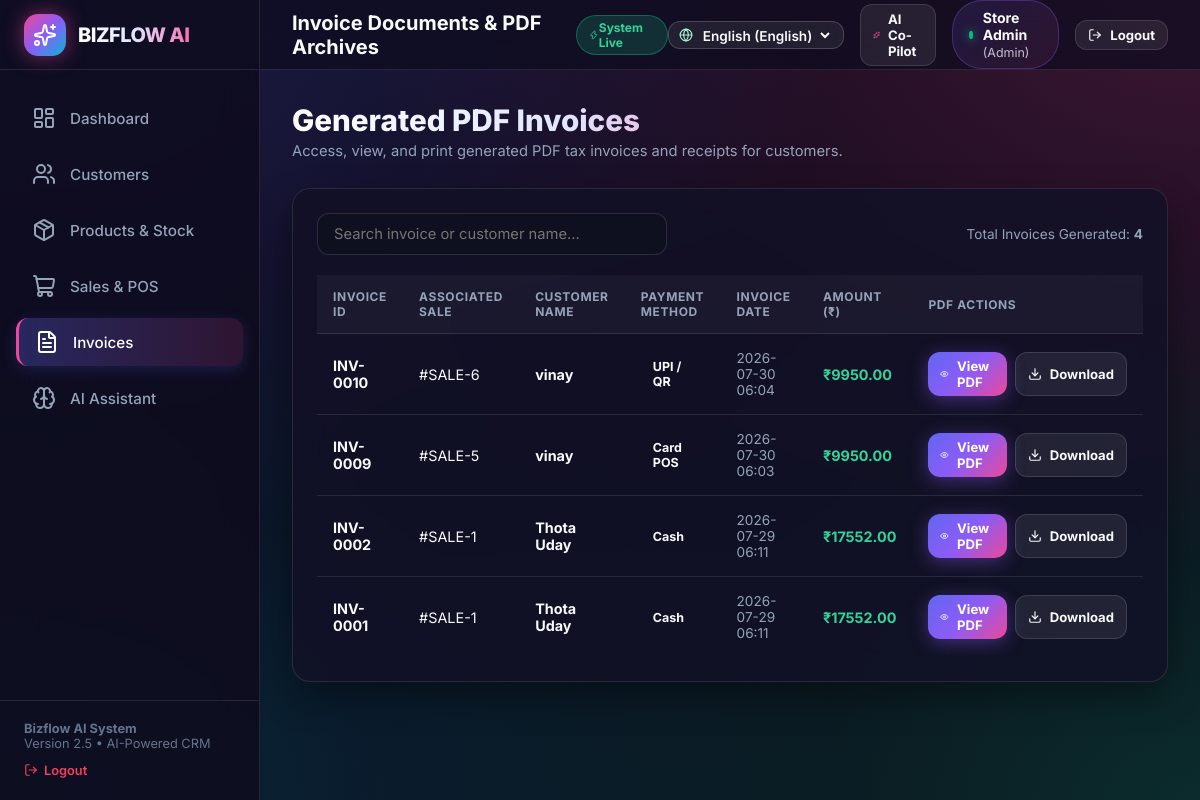
The page /invoices (signed in) on the database its author committed.
### tables this page shows
CREATE TABLE users (
            user_id INTEGER PRIMARY KEY AUTOINCREMENT,
            username TEXT UNIQUE NOT NULL,
            email TEXT UNIQUE NOT NULL,
            password_hash TEXT NOT NULL,
            name TEXT NOT NULL,
            role TEXT DEFAULT 'Admin',
            reset_question TEXT DEFAULT 'What is your store name?',
            reset_answer TEXT DEFAULT 'Bizflow Store',
            created_at TIMESTAMP DEFAULT CURRENT_TIMESTAMP
        );

CREATE TABLE invoices (
            invoice_id INTEGER PRIMARY KEY AUTOINCREMENT,
            sale_id INTEGER NOT NULL,
            customer_id INTEGER NOT NULL,
            file_path TEXT NOT NULL,
            date TIMESTAMP DEFAULT CURRENT_TIMESTAMP,
            amount REAL NOT NULL, user_id INTEGER DEFAULT 1,
            FOREIGN KEY (sale_id) REFERENCES sales (sale_id),
            FOREIGN KEY (customer_id) REFERENCES customers (customer_id)
        );

CREATE TABLE customers (
            customer_id INTEGER PRIMARY KEY AUTOINCREMENT,
            name TEXT NOT NULL,
            phone TEXT NOT NULL,
            email TEXT,
            address TEXT,
            created_at TIMESTAMP DEFAULT CURRENT_TIMESTAMP
        , user_id INTEGER DEFAULT 1);

CREATE TABLE sales (
            sale_id INTEGER PRIMARY KEY AUTOINCREMENT,
            customer_id INTEGER NOT NULL,
            total_amount REAL NOT NULL,
            discount REAL DEFAULT 0.0,
            date TIMESTAMP DEFAULT CURRENT_TIMESTAMP,
            status TEXT DEFAULT 'Completed', user_id INTEGER DEFAULT 1, payment_method TEXT DEFAULT 'Cash',
            FOREIGN KEY (customer_id) REFERENCES customers (customer_id)
        );

### app.py (the view)
@app.route('/invoices')
@login_required
def invoices_page():
    user_id = session['user_id']
    invoices = get_all_invoices(user_id)
    return render_template('invoices.html', active_page='invoices', invoices=invoices)

### app.py (called while the page is built)
@app.context_processor
def inject_global_vars():
    user_id = session.get('user_id')
    user = get_user_by_id(user_id) if user_id else None
    current_lang = session.get('lang', 'en')
    if current_lang not in SUPPORTED_LANGUAGES:
        current_lang = 'en'
    def t(key):
        return get_translation(key, current_lang)
    return dict(
        current_user=user,
        current_lang=current_lang,
        supported_languages=SUPPORTED_LANGUAGES,
        translations=TRANSLATIONS,
        t=t
    )

def login_required(f):
    @wraps(f)
    def decorated_function(*args, **kwargs):
        if not session.get('user_id'):
            flash('Please sign in to access your Bizflow AI workspace.', 'error')
            return redirect(url_for('login_route'))
        return f(*args, **kwargs)
    return decorated_function

### database.py (called while the page is built)
def get_db_connection():
    conn = sqlite3.connect(DATABASE_PATH)
    conn.row_factory = sqlite3.Row
    return conn

### models.py (called while the page is built)
def get_user_by_id(user_id):
    conn = get_db_connection()
    user = conn.execute('SELECT * FROM users WHERE user_id = ?', (user_id,)).fetchone()
    conn.close()
    return dict(user) if user else None

def get_all_invoices(user_id):
    conn = get_db_connection()
    invoices = conn.execute('''
        SELECT i.*, c.name as customer_name, s.date as sale_date, s.payment_method
        FROM invoices i
        JOIN customers c ON i.customer_id = c.customer_id
        JOIN sales s ON i.sale_id = s.sale_id
        WHERE i.user_id = ?
        ORDER BY i.date DESC
    ''', (user_id,)).fetchall()
    conn.close()
    return [dict(inv) for inv in invoices]

### translations.py (called while the page is built)
def get_translation(key, lang='en'):
    if not lang or lang not in TRANSLATIONS:
        lang = 'en'
    lang_dict = TRANSLATIONS.get(lang, TRANSLATIONS['en'])
    return lang_dict.get(key, TRANSLATIONS['en'].get(key, key))

### templates/invoices.html (shortened to what this page needs)
{% extends 'base.html' %}
{% block page_heading %}Invoice Documents & PDF Archives{% endblock %}
{% block content %}
<div class="page-header">
    <div class="page-title-group">
        <h1>Generated PDF Invoices</h1>
        <p>Access, view, and print generated PDF tax invoices and receipts for customers.</p>
    </div>
</div>
<div class="card">
    <div style="display:flex; justify-content:space-between; align-items:center; margin-bottom:20px; gap:16px;">
        <div style="position:relative; flex:1; max-width:350px;">
            <input type="text" class="form-control table-search" data-table="invoicesTable" placeholder="Search invoice or customer name...">
        </div>
        <div style="font-size:0.85rem; color:var(--text-muted);">
            Total Invoices Generated: <b>{{ invoices|length }}</b>
        </div>
    </div>
    <div class="table-container">
        <table id="invoicesTable">
            <thead>
                <tr>
                    <th>Invoice ID</th>
                    <th>Associated Sale</th>
                    <th>Customer Name</th>
                    <th>Payment Method</th>
                    <th>Invoice Date</th>
                    <th>Amount (₹)</th>
                    <th>PDF Actions</th>
                </tr>
            </thead>
            <tbody>
                {% if invoices %}
                    {% for inv in invoices %}
                    <tr>
                        <td><b>INV-{{ "%04d"|format(inv.invoice_id) }}</b></td>
                        <td>#SALE-{{ inv.sale_id }}</td>
                        <td><b>{{ inv.customer_name }}</b></td>
                        <td><span class="badge badge-indigo">{{ inv.payment_method or 'Cash' }}</span></td>
                        <td style="color:var(--text-muted); font-size:0.85rem;">{{ inv.date[:16] }}</td>
                        <td><strong style="color:#34D399;">₹{{ "%.2f"|format(inv.amount) }}</strong></td>
                        <td>
                            <div style="display:flex; gap:8px;">
                                <a href="{{ url_for('download_invoice_file', invoice_id=inv.invoice_id) }}" target="_blank" class="btn btn-primary btn-sm">
                                    <i data-lucide="eye" style="width:14px; height:14px;"></i> View PDF
                                </a>
                                <a href="{{ url_for('download_invoice_file', invoice_id=inv.invoice_id) }}?download=1" class="btn btn-secondary btn-sm">
                                    <i data-lucide="download" style="width:14px; height:14px;"></i> Download
                                </a>
                            </div>
                        </td>
                    </tr>
                    {% endfor %}
                {% else %}
                    <tr>
                        <td colspan="7" style="text-align:center; color: var(--text-muted);">No invoices generated yet. Create a sale in the Sales & POS page to generate your first invoice!</td>
                    </tr>
                {% endif %}
            </tbody>
        </table>
    </div>
</div>
{% endblock %}

### templates/base.html (shortened to what this page needs)
<!DOCTYPE html>
<html lang="{{ current_lang }}">
<head>
    <link rel="stylesheet" href="{{ url_for('static', filename='css/style.css') }}">
</head>
<body>
    <aside class="sidebar">
        <a href="{{ url_for('index') }}" class="brand-container" style="text-decoration: none;">
            <div class="brand-icon">
                <i data-lucide="sparkles"></i>
            </div>
            <span class="brand-title">BIZFLOW AI</span>
        </a>
        <ul class="nav-menu">
            <li class="nav-item {% if active_page == 'dashboard' %}active{% endif %}">
                <a href="{{ url_for('dashboard') }}">
                    <i data-lucide="layout-dashboard"></i>
                    <span data-i18n="nav_dashboard">{{ t('nav_dashboard') }}</span>
                </a>
            </li>
            <li class="nav-item {% if active_page == 'customers' %}active{% endif %}">
                <a href="{{ url_for('customers_page') }}">
                    <i data-lucide="users"></i>
                    <span data-i18n="nav_customers">{{ t('nav_customers') }}</span>
                </a>
            </li>
            <li class="nav-item {% if active_page == 'products' %}active{% endif %}">
                <a href="{{ url_for('products_page') }}">
                    <i data-lucide="package"></i>
                    <span data-i18n="nav_products">{{ t('nav_products') }}</span>
                </a>
            </li>
            <li class="nav-item {% if active_page == 'sales' %}active{% endif %}">
                <a href="{{ url_for('sales_page') }}">
                    <i data-lucide="shopping-cart"></i>
                    <span data-i18n="nav_sales">{{ t('nav_sales') }}</span>
                </a>
            </li>
            <li class="nav-item {% if active_page == 'invoices' %}active{% endif %}">
                <a href="{{ url_for('invoices_page') }}">
                    <i data-lucide="file-text"></i>
                    <span data-i18n="nav_invoices">{{ t('nav_invoices') }}</span>
                </a>
            </li>
            <li class="nav-item {% if active_page == 'ai' %}active{% endif %}">
                <a href="{{ url_for('ai_assistant_page') }}">
                    <i data-lucide="brain"></i>
                    <span data-i18n="nav_ai_assistant">{{ t('nav_ai_assistant') }}</span>
                </a>
            </li>
        </ul>
        <div class="sidebar-footer">
            <p><strong>Bizflow AI System</strong></p>
            <p>Version 2.5 • AI-Powered CRM</p>
            <div style="margin-top:12px;">
                <a href="{{ url_for('logout_route') }}" style="color:var(--accent-rose); text-decoration:none; font-weight:600; display:inline-flex; align-items:center; gap:6px;">
                    <i data-lucide="log-out" style="width:14px; height:14px;"></i> <span data-i18n="logout">{{ t('logout') }}</span>
                </a>
            </div>
        </div>
    </aside>
    <div class="main-wrapper">
        <header class="top-header">
            <div style="display:flex; align-items:center; gap:16px;">
                <div class="header-title">{% block page_heading %}Dashboard{% endblock %}</div>
                <span class="badge badge-emerald" style="font-size:0.75rem;"><i data-lucide="zap" style="width:12px;"></i> <span data-i18n="system_live">{{ t('system_live') }}</span></span>
            </div>
            <div class="header-actions">
                <div class="lang-selector-wrapper" title="Select Language">
                    <i data-lucide="globe" style="width:14px; height:14px; color:#A7F3D0;"></i>
                    <select class="bizflow-lang-select" aria-label="Select Language">
                        {% for code, lang in supported_languages.items() %}
                            <option value="{{ code }}" {% if current_lang == code %}selected{% endif %}>{{ lang.native }} ({{ lang.name }})</option>
                        {% endfor %}
                    </select>
                </div>
                <a href="{{ url_for('ai_assistant_page') }}" class="btn btn-secondary btn-sm" title="Ask Gemini AI">
                    <i data-lucide="sparkles" style="color:#EC4899; width:14px; height:14px;"></i> <span data-i18n="ai_copilot_btn">{{ t('ai_copilot_btn') }}</span>
                </a>
                <div class="user-badge">
                    <span class="status-dot"></span>
                    <span><strong>{{ current_user['name'] if current_user else 'Store Manager' }}</strong> <span style="opacity:0.75; font-size:0.78rem;">({{ current_user['role'] if current_user else 'Store Manager' }})</span></span>
                </div>
                <a href="{{ url_for('logout_route') }}" class="btn btn-secondary btn-sm" title="Log out of session">
                    <i data-lucide="log-out" style="width:14px; height:14px;"></i> <span data-i18n="logout">{{ t('logout') }}</span>
                </a>
            </div>
        </header>
        <main class="content-body">
            {% block content %}{% endblock %}
        </main>
    </div>
</body>
</html>

### rows shown on the page
users: name "Store Admin", role "Admin"
invoices: invoice_id "0010", sale_id "6", customer_name "vinay", payment_method "UPI / QR", date "2026-07-30 06:04", amount "9950.00"
invoices: invoice_id "0009", sale_id "5", customer_name "vinay", payment_method "Card POS", date "2026-07-30 06:03", amount "9950.00"
invoices: invoice_id "0002", sale_id "1", customer_name "Thota Uday", payment_method "Cash", date "2026-07-29 06:11", amount "17552.00"
invoices: invoice_id "0001", sale_id "1", customer_name "Thota Uday", payment_method "Cash", date "2026-07-29 06:11", amount "17552.00"

### other values the page prints
{{ invoices|length }} "4"
form field value "English (English)"
